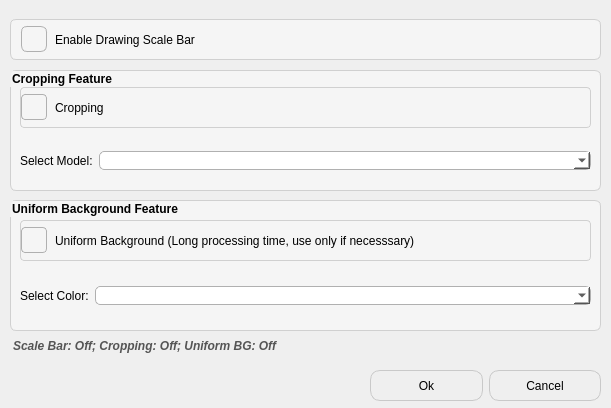
<?xml version="1.0" encoding="UTF-8"?>
<ui version="4.0">
 <class>Dialog</class>
 <widget class="QDialog" name="Dialog">
  <property name="geometry">
   <rect>
    <x>0</x>
    <y>0</y>
    <width>611</width>
    <height>408</height>
   </rect>
  </property>
  <property name="windowTitle">
   <string>ImageSettingsDialog</string>
  </property>
  <property name="styleSheet">
   <string notr="true"/>
  </property>
  <widget class="QWidget" name="horizontalLayoutWidget">
   <property name="geometry">
    <rect>
     <x>10</x>
     <y>19</y>
     <width>591</width>
     <height>41</height>
    </rect>
   </property>
   <layout class="QHBoxLayout" name="horizontalLayout">
    <item>
     <widget class="QCheckBox" name="ScaleBarCheckBox">
      <property name="sizePolicy">
       <sizepolicy hsizetype="Preferred" vsizetype="Preferred">
        <horstretch>0</horstretch>
        <verstretch>0</verstretch>
       </sizepolicy>
      </property>
      <property name="font">
       <font>
        <family>Segoe UI</family>
        <pointsize>9</pointsize>
        <weight>50</weight>
        <bold>false</bold>
       </font>
      </property>
      <property name="styleSheet">
       <string notr="true">/* 1. 增大 indicator 尺寸 */
QCheckBox {
    spacing: 8px;   /* 文字与勾选框之间留更多空隙，否则文字会太贴近 */
	background-color: #F5F5F5;    
	border: 1px solid #D0D0D0;
	border-radius: 6px;
	padding: 10px;
}

/* 普通状态（未选中）下的勾选框 */
QCheckBox::indicator:unchecked {
    width: 24px;
    height: 24px;
    border: 1px solid #B0B0B0;
    border-radius: 6px;     /* 圆角可根据需求改大或改小 */   
}

/* 鼠标悬停在未选中状态时给个微弱高亮 */
QCheckBox::indicator:unchecked:hover {
    border: 1px solid #909090;
	background-color: rgb(240, 240, 240)
}

QCheckBox::indicator:checked {
    width: 24px;
    height: 24px;
}

/* 选中状态下的悬停效果 */
QCheckBox::indicator:checked:hover {
    background-color: #777777;
}
</string>
      </property>
      <property name="text">
       <string>Enable Drawing Scale Bar</string>
      </property>
     </widget>
    </item>
   </layout>
  </widget>
  <widget class="QGroupBox" name="groupBox">
   <property name="geometry">
    <rect>
     <x>10</x>
     <y>200</y>
     <width>591</width>
     <height>131</height>
    </rect>
   </property>
   <property name="font">
    <font>
     <weight>75</weight>
     <bold>true</bold>
    </font>
   </property>
   <property name="styleSheet">
    <string notr="true">QGroupBox {
    background-color: #F5F5F5;       
    border: 1px solid #D0D0D0;      
    border-radius: 6px;              
    padding: 10px;                   
}
</string>
   </property>
   <property name="title">
    <string>Uniform Background Feature</string>
   </property>
   <widget class="QCheckBox" name="UniformBGCheckBox">
    <property name="geometry">
     <rect>
      <x>10</x>
      <y>20</y>
      <width>571</width>
      <height>41</height>
     </rect>
    </property>
    <property name="font">
     <font>
      <family>Segoe UI</family>
      <pointsize>9</pointsize>
      <weight>50</weight>
      <bold>false</bold>
     </font>
    </property>
    <property name="styleSheet">
     <string notr="true">/* 1. 增大 indicator 尺寸 */
QCheckBox {
    spacing: 8px;   /* 文字与勾选框之间留更多空隙，否则文字会太贴近 */
	background-color: #F5F5F5;   
	border: 1px solid #D0D0D0; 
	border-radius: 4px;
}

/* 普通状态（未选中）下的勾选框 */
QCheckBox::indicator:unchecked {
    width: 24px;
    height: 24px;
    border: 1px solid #B0B0B0;
    border-radius: 4px;     /* 圆角可根据需求改大或改小 */   
}

/* 鼠标悬停在未选中状态时给个微弱高亮 */
QCheckBox::indicator:unchecked:hover {
    border: 1px solid #909090;
	background-color: rgb(240, 240, 240)
}

QCheckBox::indicator:checked {
    width: 24px;
    height: 24px;
}

/* 选中状态下的悬停效果 */
QCheckBox::indicator:checked:hover {
    background-color: #777777;
}
</string>
    </property>
    <property name="text">
     <string>Uniform Background (Long processing time, use only if necesssary)</string>
    </property>
   </widget>
   <widget class="QWidget" name="horizontalLayoutWidget_3">
    <property name="geometry">
     <rect>
      <x>10</x>
      <y>70</y>
      <width>571</width>
      <height>51</height>
     </rect>
    </property>
    <layout class="QHBoxLayout" name="horizontalLayout_3">
     <item>
      <widget class="QLabel" name="label">
       <property name="sizePolicy">
        <sizepolicy hsizetype="Fixed" vsizetype="Preferred">
         <horstretch>0</horstretch>
         <verstretch>0</verstretch>
        </sizepolicy>
       </property>
       <property name="font">
        <font>
         <family>Segoe UI</family>
         <pointsize>9</pointsize>
         <weight>50</weight>
         <bold>false</bold>
        </font>
       </property>
       <property name="styleSheet">
        <string notr="true"/>
       </property>
       <property name="text">
        <string>Select Color:</string>
       </property>
      </widget>
     </item>
     <item>
      <widget class="QComboBox" name="comboBox">
       <property name="styleSheet">
        <string notr="true">QComboBox {
    border: 1px solid #B0B0B0;
    border-radius: 5px;
    font-size: 10pt;
    background-color: #FFFFFF;    /* 白底 */
}
QComboBox:hover {
    border: 1px solid #909090;
}
QComboBox:focus {
    border: 1px solid #606060;    /* 获取焦点时更深的灰色 */
}

/* 下拉列表项 */
QComboBox QAbstractItemView {
    border: 1px solid #B0B0B0;
    background-color: #FFFFFF;
    selection-background-color: #E0E0E0; /* 选中时浅灰 */
    selection-color: #333333;
}</string>
       </property>
      </widget>
     </item>
    </layout>
   </widget>
  </widget>
  <widget class="QWidget" name="layoutWidget">
   <property name="geometry">
    <rect>
     <x>10</x>
     <y>330</y>
     <width>591</width>
     <height>31</height>
    </rect>
   </property>
   <layout class="QHBoxLayout" name="horizontalLayout_4">
    <item>
     <widget class="QLabel" name="StatusLable">
      <property name="font">
       <font>
        <family>Segoe UI</family>
        <pointsize>9</pointsize>
        <weight>75</weight>
        <italic>true</italic>
        <bold>true</bold>
       </font>
      </property>
      <property name="styleSheet">
       <string notr="true">QLabel {
    background: transparent;       
    border: none;                  
    color: #555555;                
    font-family: &quot;Segoe UI&quot;, &quot;Roboto&quot;, sans-serif;
    font-size: 9pt;
    font-style: italic;           
    padding: 2px 0px;             
}</string>
      </property>
      <property name="text">
       <string>Scale Bar: Off; Cropping: Off; Uniform BG: Off</string>
      </property>
     </widget>
    </item>
   </layout>
  </widget>
  <widget class="QWidget" name="horizontalLayoutWidget_4">
   <property name="geometry">
    <rect>
     <x>370</x>
     <y>370</y>
     <width>231</width>
     <height>31</height>
    </rect>
   </property>
   <layout class="QHBoxLayout" name="horizontalLayout_5">
    <item>
     <widget class="QPushButton" name="okButton">
      <property name="sizePolicy">
       <sizepolicy hsizetype="Minimum" vsizetype="Preferred">
        <horstretch>0</horstretch>
        <verstretch>0</verstretch>
       </sizepolicy>
      </property>
      <property name="styleSheet">
       <string notr="true">QPushButton{
	background: qlineargradient(x1: 0, y1: 0, x2: 0, y2: 1,
                                stop: 0 #F0F0F0, stop: 0.8 #DCDCDC,
                                stop: 0.9 #DCDCDC, stop: 1.0 #C9C9C9);
	border-width: 1;
	border-radius: 10px;
	border-style: solid;
	border-color: rgb(201, 201, 201);
	padding: 4px;
}

QPushButton:hover{
	border-color: rgb(128, 128, 128); /*rgb(0, 145, 117)*/
	background-color: rgb(128, 128, 128);
	color: white;
}</string>
      </property>
      <property name="text">
       <string>Ok</string>
      </property>
     </widget>
    </item>
    <item>
     <widget class="QPushButton" name="cancelButton">
      <property name="sizePolicy">
       <sizepolicy hsizetype="Minimum" vsizetype="Preferred">
        <horstretch>0</horstretch>
        <verstretch>0</verstretch>
       </sizepolicy>
      </property>
      <property name="styleSheet">
       <string notr="true">QPushButton{
	background: qlineargradient(x1: 0, y1: 0, x2: 0, y2: 1,
                                stop: 0 #F0F0F0, stop: 0.8 #DCDCDC,
                                stop: 0.9 #DCDCDC, stop: 1.0 #C9C9C9);
	border-width: 1;
	border-radius: 10px;
	border-style: solid;
	border-color: rgb(201, 201, 201);
	padding: 4px;
}

QPushButton:hover{
	border-color: rgb(128, 128, 128); /*rgb(0, 145, 117)*/
	background-color: rgb(128, 128, 128);
	color: white;
}</string>
      </property>
      <property name="text">
       <string>Cancel</string>
      </property>
     </widget>
    </item>
   </layout>
  </widget>
  <widget class="QGroupBox" name="groupBox_2">
   <property name="geometry">
    <rect>
     <x>10</x>
     <y>70</y>
     <width>591</width>
     <height>121</height>
    </rect>
   </property>
   <property name="font">
    <font>
     <weight>75</weight>
     <bold>true</bold>
    </font>
   </property>
   <property name="styleSheet">
    <string notr="true">QGroupBox {
    background-color: #F5F5F5;       
    border: 1px solid #D0D0D0;      
    border-radius: 6px;              
    padding: 10px;                   
}
</string>
   </property>
   <property name="title">
    <string>Cropping Feature</string>
   </property>
   <widget class="QCheckBox" name="checkBox_2">
    <property name="geometry">
     <rect>
      <x>10</x>
      <y>17</y>
      <width>571</width>
      <height>41</height>
     </rect>
    </property>
    <property name="styleSheet">
     <string notr="true">/* 1. 增大 indicator 尺寸 */
QCheckBox {
    spacing: 8px;   /* 文字与勾选框之间留更多空隙，否则文字会太贴近 */
	background-color: #F5F5F5;   
	border: 1px solid #D0D0D0; 
	border-radius: 4px;
}

/* 普通状态（未选中）下的勾选框 */
QCheckBox::indicator:unchecked {
    width: 24px;
    height: 24px;
    border: 1px solid #B0B0B0;
    border-radius: 4px;     /* 圆角可根据需求改大或改小 */   
}

/* 鼠标悬停在未选中状态时给个微弱高亮 */
QCheckBox::indicator:unchecked:hover {
    border: 1px solid #909090;
	background-color: rgb(240, 240, 240)
}

QCheckBox::indicator:checked {
    width: 24px;
    height: 24px;
}

/* 选中状态下的悬停效果 */
QCheckBox::indicator:checked:hover {
    background-color: #777777;
}
</string>
    </property>
    <property name="text">
     <string>Cropping</string>
    </property>
   </widget>
   <widget class="QWidget" name="horizontalLayoutWidget_2">
    <property name="geometry">
     <rect>
      <x>10</x>
      <y>70</y>
      <width>571</width>
      <height>41</height>
     </rect>
    </property>
    <layout class="QHBoxLayout" name="horizontalLayout_2">
     <item>
      <widget class="QLabel" name="label_2">
       <property name="sizePolicy">
        <sizepolicy hsizetype="Fixed" vsizetype="Preferred">
         <horstretch>0</horstretch>
         <verstretch>0</verstretch>
        </sizepolicy>
       </property>
       <property name="font">
        <font>
         <family>Segoe UI</family>
         <pointsize>9</pointsize>
        </font>
       </property>
       <property name="text">
        <string>Select Model:</string>
       </property>
      </widget>
     </item>
     <item>
      <widget class="QComboBox" name="comboBox_cropping">
       <property name="styleSheet">
        <string notr="true">QComboBox {
    border: 1px solid #B0B0B0;
    border-radius: 5px;
    font-size: 10pt;
    background-color: #FFFFFF;    /* 白底 */
}
QComboBox:hover {
    border: 1px solid #909090;
}
QComboBox:focus {
    border: 1px solid #606060;    /* 获取焦点时更深的灰色 */
}

/* 下拉列表项 */
QComboBox QAbstractItemView {
    border: 1px solid #B0B0B0;
    background-color: #FFFFFF;
    selection-background-color: #E0E0E0; /* 选中时浅灰 */
    selection-color: #333333;
}</string>
       </property>
      </widget>
     </item>
    </layout>
   </widget>
  </widget>
 </widget>
 <resources/>
 <connections/>
</ui>
